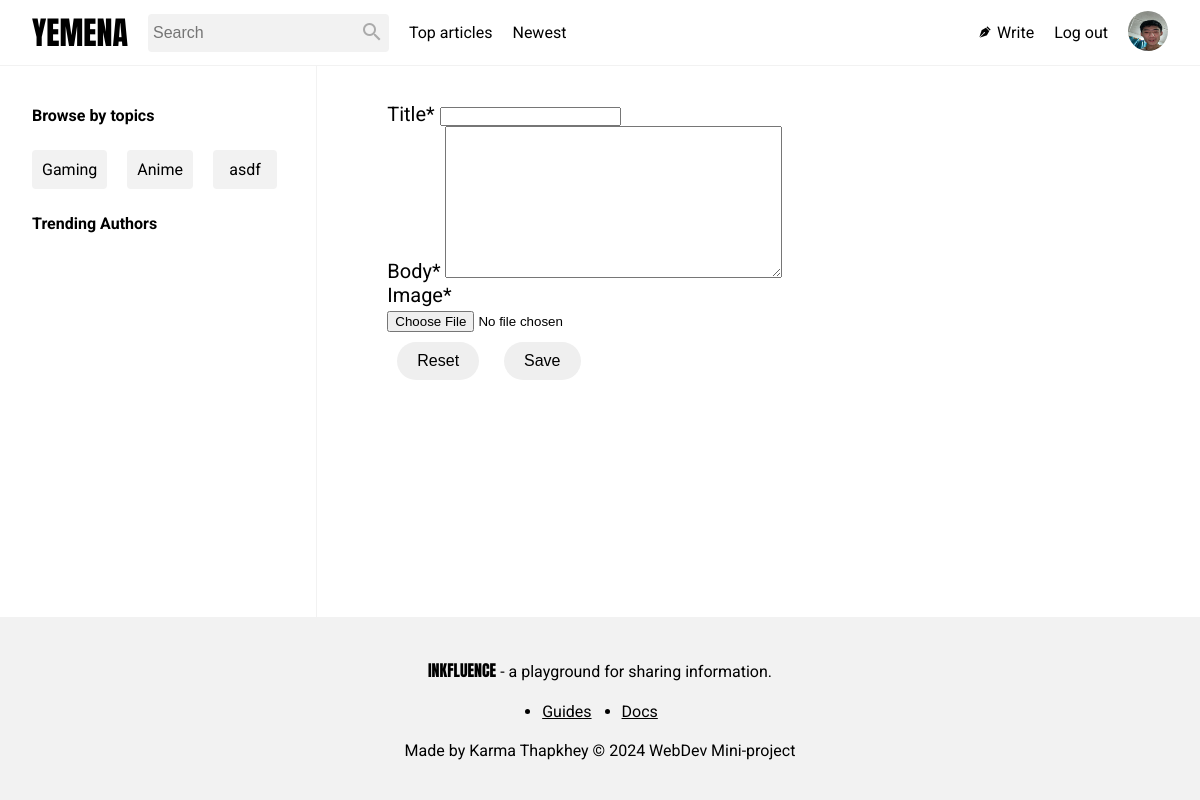
Before: /write/ (signed in) with the older database file.
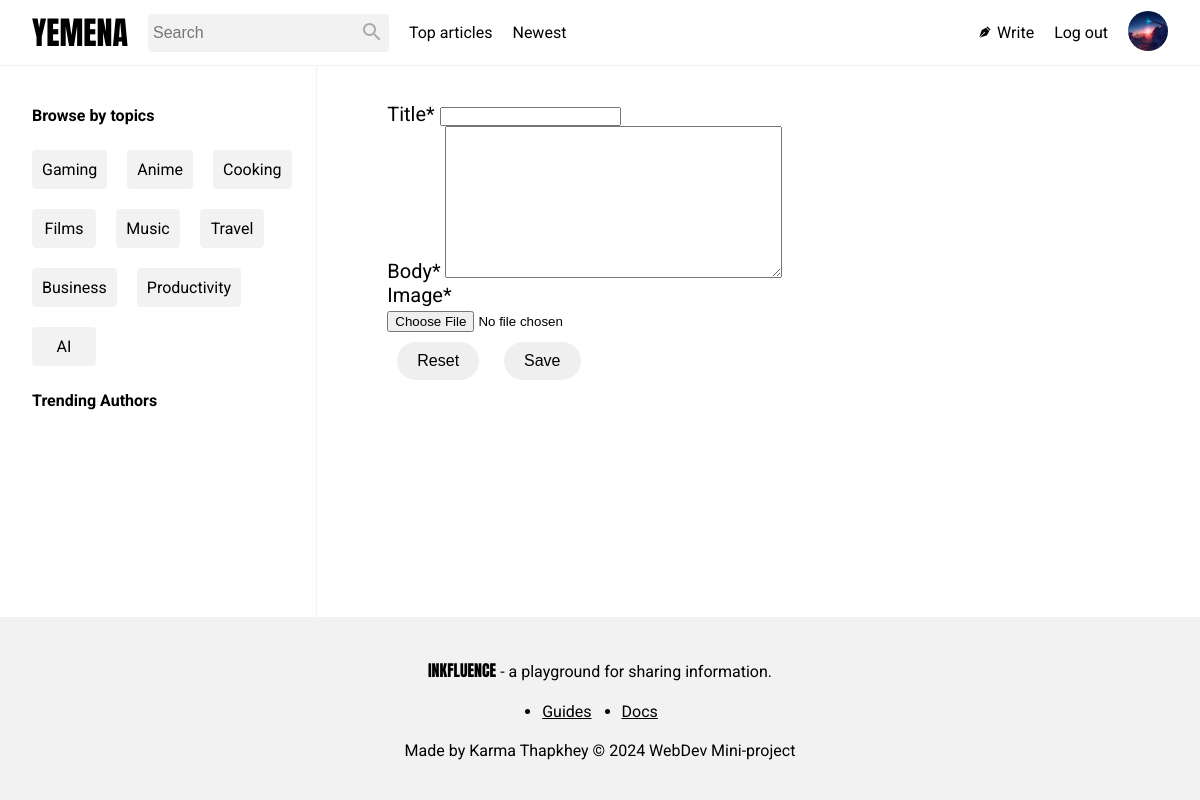
After: the same page with the newer database file.
### main/models.py (models this page shows, shortened)
class Profile(models.Model):
    user = models.ForeignKey(User, on_delete=models.CASCADE, related_name='profile')
    id_user = models.IntegerField()
    profileimg = models.ImageField(upload_to='images/', default='default-user-pic.webp')

### main/views.py (the view)
# urls.py: path('write/', writepost, name="write"),
@login_required(login_url='login')
def writepost(request):
    user_object = User.objects.get(username = request.user.username)
    user_profile = Profile.objects.get(user = user_object)
    tags = Tag.objects.all()
    if request.method == 'POST':
        form = ArticleForm(request.POST, request.FILES)
        if form.is_valid():
            article = form.save(commit=False)
            article.user = request.user  # Set the user before saving
            article.save()
            form.save_m2m()
            return redirect('home')  # Redirect to a success page
    else:
        form = ArticleForm(initial={'user': request.user})
    return render(request, 'writepost.html', {'form': form, 'tags':tags, 'user_profile':user_profile})

### main/forms.py
class ArticleForm(ModelForm):
    class Meta:
        model = Article
        fields = ["user","title", 'body', "image", "tags"]
        widgets = {
            'tags': forms.Select(choices=categories),
            'user': forms.HiddenInput()
        }

### main/templates/writepost.html (shortened to what this page needs)
{% extends 'index.html' %}
{% block content %}
{% load crispy_forms_tags %}
<div class="writeform">
<form method="post" enctype="multipart/form-data">
    <div class="form-group">
        {% if form %}
            {% for field in form %}
                <div class="mb-4">
                    {{ field|as_crispy_field|safe }}
                </div>
            {% endfor %}
            <div class="mb-3">
                <button type="reset" class="btn btn-secondary">Reset</button>
                <button type="submit" class="btn btn-success">Save</button>
            </div>
        {% endif %}
    </div>
</form>
</div>
{% endblock %}

### main/templates/index.html (shortened to what this page needs)
<!DOCTYPE html>
<html lang="en">
<head>
    {% block styles %}
    {% load static %}
    <link rel="stylesheet" href="{% static 'styles.css' %}">
    <link rel="stylesheet" href="{% static 'responsive.css' %}">
    {% endblock %}
    <link rel="stylesheet" href="https://cdn.jsdelivr.net/npm/@mdi/font@7.4.47/css/materialdesignicons.min.css">
</head>
<body>
    <header>
        <ul class="navbar">
            <li>
                <a href="{% url 'home' %}">
                    <p>YEMENA</p>
                </a>
            </li>
            <li>
                <div class="search-bar">
                    <form action="{% url 'searchArticle' %}">
                        <input type="search" name="search" placeholder="Search">
                        <button type="submit" class="mdi mdi-magnify"></button>
                    </form>
                </div>
            </li>
            <li>
                <a href="{% url 'topArticles' %}">Top articles</a>
            </li>
            <li>
                <a href="{% url 'newArticles' %}">Newest</a>
            </li>
            <li><span class="mdi mdi-fountain-pen-tip"></span>
                <a href="{% url 'write' %}">Write</a>
            </li>
            <li>
                <a href="{% url 'logout' %}">Log out</a>
            </li>
            <li id="profileimg">
                <img src="{{ user_profile.profileimg.url }}">
            </li>
        </ul>
    </header>
    <div class="main">
        <div class="left-window">
            {% block left-window %}
            <div class="topics">
                <h4>Browse by topics</h4>
                <ul class="topics">
                    {% for article_tag in tags %}
                    <li>
                        <a href="{% url 'articlesByTag' %}?tag={{ article_tag }}">{{ article_tag }}</a>
                    </li>
                    {% endfor %}
                </ul>
            </div>
            <div class="topics">
                <h4>Trending Authors</h4>
                <ul class="topics">
                </ul>
            </div>
            {% endblock %}
        </div>
        <div class="main-content">
            {% block content %}
            {% load template_filters %}
            {% endblock %}
        </div>
    </div>
    <footer>
        <div><span>INKFLUENCE</span> - a playground for sharing information.</div>
        <div>
            <ul>
                <li><a href="">Guides</a></li>
                <li><a href="">Docs</a></li>
            </ul>
        </div>
        <div>Made by Karma Thapkhey &#169; 2024 WebDev Mini-project </div>
    </footer>
</body>
</html>

Changed rows visible on the page:
removed Tag: name "asdf"
changed Profile: profileimg: a different picture
added Tag: name "Cooking"
added Tag: name "Films"
added Tag: name "Music"
added Tag: name "Travel"
added Tag: name "Business"
added Tag: name "Productivity"
added Tag: name "AI"
